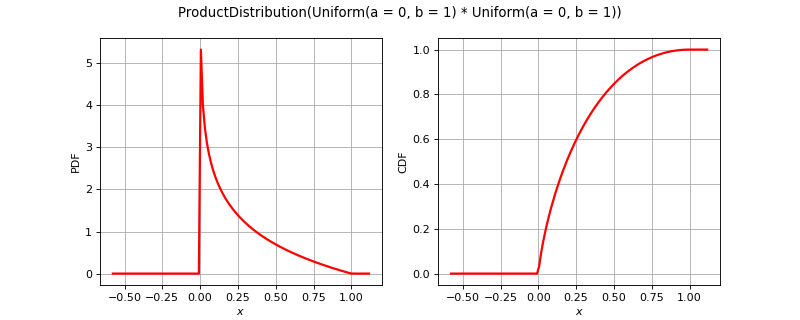

Write the Python code that produced this figure.
import openturns as ot
from matplotlib import pyplot as plt
from openturns.viewer import View
title = None
if ot.ProductDistribution().__class__.__name__ == 'Bernoulli':
    distribution = ot.Bernoulli(0.7)
elif ot.ProductDistribution().__class__.__name__ == 'Binomial':
    distribution = ot.Binomial(5, 0.2)
elif ot.ProductDistribution().__class__.__name__ == 'Hypergeometric':
    distribution = ot.Hypergeometric(10, 4, 7)
elif ot.ProductDistribution().__class__.__name__ == 'CumulativeDistributionNetwork':
    coll = [ot.Normal(2),ot.Dirichlet([0.5, 1.0, 1.5])]
    distribution = ot.CumulativeDistributionNetwork(coll, ot.BipartiteGraph([[0,1], [0,1]]))
elif ot.ProductDistribution().__class__.__name__ == 'Histogram':
    distribution = ot.Histogram([-1.0, 0.5, 1.0, 2.0], [0.45, 0.4, 0.15])
elif ot.ProductDistribution().__class__.__name__ == 'KernelMixture':
    kernel = ot.Uniform()
    sample = ot.Normal().getSample(5)
    bandwith = [1.0]
    distribution = ot.KernelMixture(kernel, bandwith, sample)
elif ot.ProductDistribution().__class__.__name__ == 'MaximumDistribution':
    coll = [ot.Uniform(2.5, 3.5), ot.LogUniform(1.0, 1.2), ot.Triangular(2.0, 3.0, 4.0)]
    distribution = ot.MaximumDistribution(coll)
elif ot.ProductDistribution().__class__.__name__ == 'Multinomial':
    distribution = ot.Multinomial(5, [0.2])
elif ot.ProductDistribution().__class__.__name__ == 'RandomMixture':
    coll = [ot.Triangular(0.0, 1.0, 5.0), ot.Uniform(-2.0, 2.0)]
    weights = [0.8, 0.2]
    cst = 3.0
    distribution = ot.RandomMixture(coll, weights, cst)
elif ot.ProductDistribution().__class__.__name__ == 'TruncatedDistribution':
    distribution = ot.TruncatedDistribution(ot.Normal(2.0, 1.5), 1.0, 4.0)
elif ot.ProductDistribution().__class__.__name__ == 'UserDefined':
    distribution = ot.UserDefined([[1.0], [2.0], [3.0]], [0.4, 0.5, 1.0])
elif ot.ProductDistribution().__class__.__name__ == 'ZipfMandelbrot':
    distribution = ot.ZipfMandelbrot(10, 2.5, 0.3)
elif ot.ProductDistribution().__class__.__name__ == 'Normal':
    cov = ot.CovarianceMatrix([[1.0, -0.5], [-0.5, 1.0]])
    distribution = ot.Normal([0.0, 0.0], cov)
    title = "Normal dist. with correlation coefficient {}".format(cov[0, 1])
else:
    distribution = ot.ProductDistribution()

dimension = distribution.getDimension()
if title is None:
    title = str(distribution)[:100].split('\n')[0]
if dimension == 1:
    distribution.setDescription(['$x$'])
    pdf_graph = distribution.drawPDF()
    cdf_graph = distribution.drawCDF()
    fig = plt.figure(figsize=(10, 4))
    pdf_axis = fig.add_subplot(121)
    cdf_axis = fig.add_subplot(122)
    View(pdf_graph, figure=fig, axes=[pdf_axis], add_legend=False)
    View(cdf_graph, figure=fig, axes=[cdf_axis], add_legend=False)
    fig.suptitle(title)
elif dimension == 2:
    grid = ot.GridLayout(1, 2)
    pdf_graph = distribution.drawPDF()
    pdf_graph.setLegends([''])
    cdf_graph = distribution.drawCDF()
    cdf_graph.setLegends([''])
    grid.setGraph(0, 0, pdf_graph)
    grid.setGraph(0, 1, cdf_graph)
    grid.setTitle(title)
    fig = View(grid).getFigure()
    fig.axes[0].set_title('PDF')
    fig.axes[1].set_title('CDF')
